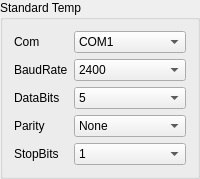
      <widget class="QGroupBox" name="gBoxStdTmpSensor">
       <property name="title">
        <string>Standard Temp</string>
       </property>
       <layout class="QGridLayout" name="gridLayout_3">
        <item row="0" column="0">
         <widget class="QLabel" name="label_22">
          <property name="sizePolicy">
           <sizepolicy hsizetype="Fixed" vsizetype="Preferred">
            <horstretch>0</horstretch>
            <verstretch>0</verstretch>
           </sizepolicy>
          </property>
          <property name="text">
           <string>Com</string>
          </property>
         </widget>
        </item>
        <item row="0" column="1">
         <widget class="QComboBox" name="comboStdTmpSerialNum">
          <item>
           <property name="text">
            <string>COM1</string>
           </property>
          </item>
          <item>
           <property name="text">
            <string>COM2</string>
           </property>
          </item>
          <item>
           <property name="text">
            <string>COM3</string>
           </property>
          </item>
          <item>
           <property name="text">
            <string>COM4</string>
           </property>
          </item>
          <item>
           <property name="text">
            <string>COM5</string>
           </property>
          </item>
          <item>
           <property name="text">
            <string>COM6</string>
           </property>
          </item>
          <item>
           <property name="text">
            <string>COM7</string>
           </property>
          </item>
          <item>
           <property name="text">
            <string>COM8</string>
           </property>
          </item>
          <item>
           <property name="text">
            <string>COM9</string>
           </property>
          </item>
          <item>
           <property name="text">
            <string>COM10</string>
           </property>
          </item>
          <item>
           <property name="text">
            <string>COM11</string>
           </property>
          </item>
          <item>
           <property name="text">
            <string>COM12</string>
           </property>
          </item>
          <item>
           <property name="text">
            <string>COM13</string>
           </property>
          </item>
          <item>
           <property name="text">
            <string>COM14</string>
           </property>
          </item>
          <item>
           <property name="text">
            <string>COM15</string>
           </property>
          </item>
          <item>
           <property name="text">
            <string>COM16</string>
           </property>
          </item>
          <item>
           <property name="text">
            <string>COM17</string>
           </property>
          </item>
          <item>
           <property name="text">
            <string>COM18</string>
           </property>
          </item>
          <item>
           <property name="text">
            <string>COM19</string>
           </property>
          </item>
          <item>
           <property name="text">
            <string>COM20</string>
           </property>
          </item>
         </widget>
        </item>
        <item row="1" column="0">
         <widget class="QLabel" name="label_20">
          <property name="text">
           <string>BaudRate</string>
          </property>
         </widget>
        </item>
        <item row="1" column="1">
         <widget class="QComboBox" name="comboStdTmpBaudRate">
          <item>
           <property name="text">
            <string>2400</string>
           </property>
          </item>
          <item>
           <property name="text">
            <string>4800</string>
           </property>
          </item>
          <item>
           <property name="text">
            <string>9600</string>
           </property>
          </item>
          <item>
           <property name="text">
            <string>14400</string>
           </property>
          </item>
          <item>
           <property name="text">
            <string>19200</string>
           </property>
          </item>
          <item>
           <property name="text">
            <string>38400</string>
           </property>
          </item>
          <item>
           <property name="text">
            <string>56000</string>
           </property>
          </item>
         </widget>
        </item>
        <item row="2" column="0">
         <widget class="QLabel" name="label_18">
          <property name="text">
           <string>DataBits</string>
          </property>
         </widget>
        </item>
        <item row="2" column="1">
         <widget class="QComboBox" name="comboStdTmpBits">
          <item>
           <property name="text">
            <string>5</string>
           </property>
          </item>
          <item>
           <property name="text">
            <string>6</string>
           </property>
          </item>
          <item>
           <property name="text">
            <string>7</string>
           </property>
          </item>
          <item>
           <property name="text">
            <string>8</string>
           </property>
          </item>
         </widget>
        </item>
        <item row="3" column="0">
         <widget class="QLabel" name="label_21">
          <property name="text">
           <string>Parity</string>
          </property>
         </widget>
        </item>
        <item row="3" column="1">
         <widget class="QComboBox" name="comboStdTmpChkBit">
          <item>
           <property name="text">
            <string>None</string>
           </property>
          </item>
          <item>
           <property name="text">
            <string>Odd</string>
           </property>
          </item>
          <item>
           <property name="text">
            <string>Even</string>
           </property>
          </item>
         </widget>
        </item>
        <item row="4" column="0">
         <widget class="QLabel" name="label_19">
          <property name="text">
           <string>StopBits</string>
          </property>
         </widget>
        </item>
        <item row="4" column="1">
         <widget class="QComboBox" name="comboStdTmpEndBit">
          <item>
           <property name="text">
            <string>1</string>
           </property>
          </item>
          <item>
           <property name="text">
            <string>1.5</string>
           </property>
          </item>
          <item>
           <property name="text">
            <string>2</string>
           </property>
          </item>
         </widget>
        </item>
       </layout>
      </widget>
